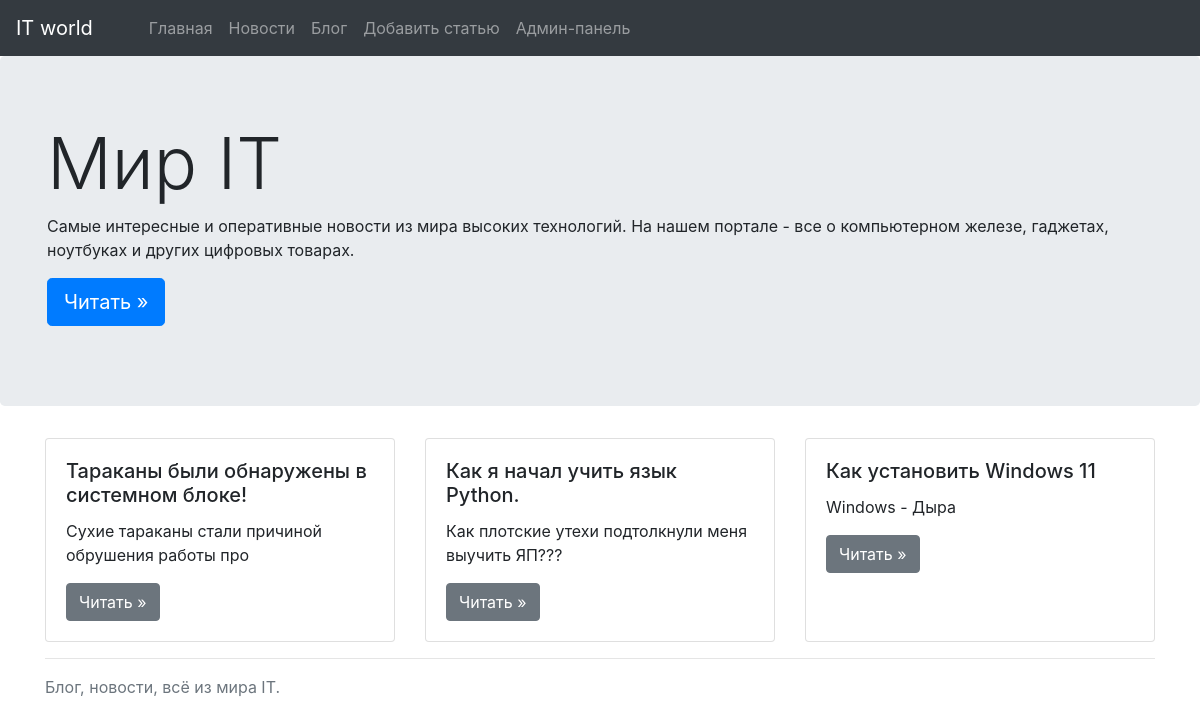
The page / on the database its author committed.
### app.py (models this page shows, shortened)
class Article(db.Model):
    id = db.Column(db.Integer, primary_key=True)
    category_id = db.Column(db.Integer, db.ForeignKey('category.id'))
    title = db.Column(db.String(50), nullable=False, unique=True)
    introduction = db.Column(db.String(100), nullable=False)
    text = db.Column(db.Text(), nullable=False)
    public_date = db.Column(db.DateTime, default=datetime.now())

### app.py (the view)
@app.route('/')
def index():
    latest_articles = Article.query.order_by(Article.public_date.desc())[:3]
    return render_template('index.html', articles=latest_articles)

### templates/index.html (shortened to what this page needs)
{% extends 'base.html' %}
{% block content %}
<main class="main">
        <div class="jumbotron">
            <div class="container">
                <h1 class="display-3">Мир IT</h1>
                <p>
                    Самые интересные и оперативные новости из мира высоких технологий.
                    На нашем портале - все о компьютерном железе, гаджетах, ноутбуках и других цифровых товарах.
                </p>
                <p>
                    <a class="btn btn-primary btn-lg" href="{{ url_for('news') }}" role="button">Читать »</a>
                </p>
            </div>
        </div>
        <div class="container">
            <div class="card-deck mb-3" >
                {% for article in articles %}
                    <div class="card" style="width: 18rem;">
                        <div class="card-body">
                            <h5 class="card-title">{{ article.title }}</h5>
                                <p class="card-text">{{ article.introduction[:50].strip() }}</p>
                                <a class="btn btn-secondary"
                                href="{{ url_for('detailed_post', article_id=article.id) }}"
                                role="button">Читать »
                                </a>
                        </div>
                    </div>
                {% endfor %}
            </div>
            <hr>
        </div>
        <footer class="footer mb-5">
            <div class="container">
                <span class="text-muted">Блог, новости, всё из мира IT.</span>
            </div>
        </footer>
    </main>
{% endblock %}

### rows shown on the page
Article: title "Тараканы были обнаружены в системном блоке!", introduction "Сухие тараканы стали причиной обрушения работы про"
Article: title "Как я начал учить язык Python.", introduction "Как плотские утехи подтолкнули меня выучить ЯП???"
Article: title "Как установить Windows 11", introduction "Windows - Дыра"
